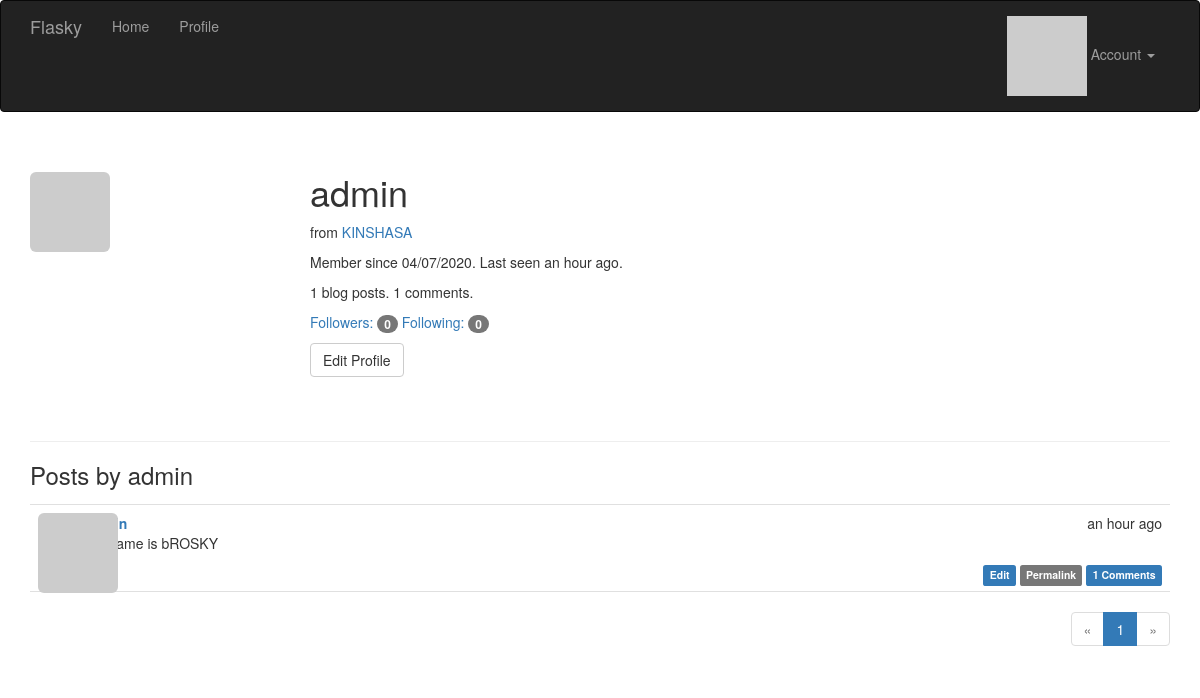
The app's page /user/admin (signed in) with its own data.
### app/models.py (models this page shows, shortened)
class User(UserMixin, db.Model):
    __tablename__ = 'users'
    id = db.Column(db.Integer, primary_key=True)
    email = db.Column(db.String(64), unique=True, index=True)
    username = db.Column(db.String(64), unique=True, index=True)
    role_id = db.Column(db.Integer, db.ForeignKey('roles.id'))
    password_hash = db.Column(db.String(128))
    confirmed = db.Column(db.Boolean, default=False)
    name = db.Column(db.String(64))
    location = db.Column(db.String(64))
    about_me = db.Column(db.Text())
    member_since = db.Column(db.DateTime(), default=datetime.utcnow)
    last_seen = db.Column(db.DateTime(), default=datetime.utcnow)
    avatar_hash = db.Column(db.String(32))
    posts = db.relationship('Post', backref='author', lazy='dynamic')
    followed = db.relationship('Follow',
                               foreign_keys=[Follow.follower_id],
                               backref=db.backref('follower', lazy='joined'),
                               lazy='dynamic',
                               cascade='all, delete-orphan')
    followers = db.relationship('Follow',
                                foreign_keys=[Follow.followed_id],
                                backref=db.backref('followed', lazy='joined'),
                                lazy='dynamic',
                                cascade='all, delete-orphan')
    comments = db.relationship('Comment', backref='author', lazy='dynamic')
    @property
    def password(self):
        raise AttributeError('password is not a readable attribute')
    def can(self, perm):
        return self.role is not None and self.role.has_permission(perm)
    def is_administrator(self):
        return self.can(Permission.ADMIN)
    def ping(self):
        self.last_seen = datetime.utcnow()
        db.session.add(self)
    def gravatar(self, size=100, default='identicon', rating='g'):
        url = 'https://secure.gravatar.com/avatar'
        hash = self.avatar_hash or self.gravatar_hash()
        return '{url}/{hash}?s={size}&d={default}&r={rating}'.format(
            url=url, hash=hash, size=size, default=default, rating=rating)

class Post(db.Model):
    __tablename__ = 'posts'
    id = db.Column(db.Integer, primary_key=True)
    body = db.Column(db.Text)
    body_html = db.Column(db.Text)
    timestamp = db.Column(db.DateTime, index=True, default=datetime.utcnow)
    author_id = db.Column(db.Integer, db.ForeignKey('users.id'))
    comments = db.relationship('Comment', backref='post', lazy='dynamic')

### app/main/views.py (the view)
@main.route('/user/<username>')
def user(username):
    user = User.query.filter_by(username=username).first_or_404()
    page = request.args.get('page', 1, type=int)
    pagination = user.posts.order_by(Post.timestamp.desc()).paginate(
        page, per_page=current_app.config['FLASKY_POSTS_PER_PAGE'],
        error_out=False)
    posts = pagination.items
    return render_template('user.html', user=user, posts=posts,
                           pagination=pagination)

### app/auth/views.py (called while the page is built)
@auth.before_app_request
def before_request():
    if current_user.is_authenticated:
        current_user.ping()
        if not current_user.confirmed \
                and request.endpoint \
                and request.blueprint != 'auth' \
                and request.endpoint != 'static':
            return redirect(url_for('auth.unconfirmed'))

### app/main/__init__.py (called while the page is built)
@main.app_context_processor
def inject_permissions():
    return dict(Permission=Permission)

### app/main/views.py (called while the page is built)
@main.after_app_request
def after_request(response):
    for query in get_debug_queries():
        if query.duration >= current_app.config['FLASKY_SLOW_DB_QUERY_TIME']:
            current_app.logger.warning(
                'Slow query: %s\nParameters: %s\nDuration: %fs\nContext: %s\n'
                % (query.statement, query.parameters, query.duration,
                   query.context))
    return response

### app/models.py (called while the page is built)
@login_manager.user_loader
def load_user(user_id):
    return User.query.get(int(user_id))

    def has_permission(self, perm):
        return self.permissions & perm == perm

### app/templates/user.html (shortened to what this page needs)
{% extends "base.html" %}
{% import "_macros.html" as macros %}
{% block page_content %}
<div class="page-header">
    <img class="img-rounded profile-thumbnail" src="{{ user.gravatar(size=256) }}">
    <div class="profile-header">
        <h1>{{ user.username }}</h1>
        {% if user.name or user.location %}
        <p>
            {% if user.location %}
                from <a href="http://maps.google.com/?q={{ user.location }}">{{ user.location }}</a><br>
            {% endif %}
        </p>
        {% endif %}
        <p>Member since {{ moment(user.member_since).format('L') }}. Last seen {{ moment(user.last_seen).fromNow() }}.</p>
        <p>{{ user.posts.count() }} blog posts. {{ user.comments.count() }} comments.</p>
        <p>
            <a href="{{ url_for('.followers', username=user.username) }}">Followers: <span class="badge">{{ user.followers.count() - 1 }}</span></a>
            <a href="{{ url_for('.followed_by', username=user.username) }}">Following: <span class="badge">{{ user.followed.count() - 1 }}</span></a>
        </p>
        <p>
            {% if user == current_user %}
            <a class="btn btn-default" href="{{ url_for('.edit_profile') }}">Edit Profile</a>
            {% endif %}
        </p>
    </div>
</div>
<h3>Posts by {{ user.username }}</h3>
{% include '_posts.html' %}
{% if pagination %}
<div class="pagination">
    {{ macros.pagination_widget(pagination, '.user', username=user.username) }}
</div>
{% endif %}
{% endblock %}

### app/templates/base.html (shortened to what this page needs)
{% extends "bootstrap/base.html" %}
{% block head %}
{{ super() }}
<link rel="stylesheet" type="text/css" href="{{ url_for('static', filename='styles.css') }}">
{% endblock %}
{% block navbar %}
<div class="navbar navbar-inverse" role="navigation">
    <div class="container">
        <div class="navbar-header">
            <a class="navbar-brand" href="{{ url_for('main.index') }}">Flasky</a>
        </div>
        <div class="navbar-collapse collapse">
            <ul class="nav navbar-nav">
                <li><a href="{{ url_for('main.index') }}">Home</a></li>
                {% if current_user.is_authenticated %}
                <li><a href="{{ url_for('main.user', username=current_user.username) }}">Profile</a></li>
                {% endif %}
            </ul>
            <ul class="nav navbar-nav navbar-right">
                {% if current_user.is_authenticated %}
                <li class="dropdown">
                    <a href="#" class="dropdown-toggle" data-toggle="dropdown">
                        <img src="{{ current_user.gravatar(size=18) }}">
                        Account <b class="caret"></b>
                    </a>
                </li>
                {% else %}
                <li><a href="{{ url_for('auth.login') }}">Log In</a></li>
                {% endif %}
            </ul>
        </div>
    </div>
</div>
{% endblock %}
{% block content %}
<div class="container">
    {% block page_content %}{% endblock %}
</div>
{% endblock %}

### app/templates/_macros.html
{% macro pagination_widget(pagination, endpoint, fragment='') %}
<ul class="pagination">
    <li{% if not pagination.has_prev %} class="disabled"{% endif %}>
        <a href="{% if pagination.has_prev %}{{ url_for(endpoint, page=pagination.prev_num, **kwargs) }}{{ fragment }}{% else %}#{% endif %}">
            &laquo;
        </a>
    </li>
    {% for p in pagination.iter_pages() %}
        {% if p %}
            {% if p == pagination.page %}
            <li class="active">
                <a href="{{ url_for(endpoint, page = p, **kwargs) }}{{ fragment }}">{{ p }}</a>
            </li>
            {% else %}
            <li>
                <a href="{{ url_for(endpoint, page = p, **kwargs) }}{{ fragment }}">{{ p }}</a>
            </li>
            {% endif %}
        {% else %}
        <li class="disabled"><a href="#">&hellip;</a></li>
        {% endif %}
    {% endfor %}
    <li{% if not pagination.has_next %} class="disabled"{% endif %}>
        <a href="{% if pagination.has_next %}{{ url_for(endpoint, page=pagination.next_num, **kwargs) }}{{ fragment }}{% else %}#{% endif %}">
            &raquo;
        </a>
    </li>
</ul>
{% endmacro %}

### app/templates/_posts.html
<ul class="posts">
    {% for post in posts %}
    <li class="post">
        <div class="post-thumbnail">
            <a href="{{ url_for('.user', username=post.author.username) }}">
                <img class="img-rounded profile-thumbnail" src="{{ post.author.gravatar(size=40) }}">
            </a>
        </div>
        <div class="post-content">
            <div class="post-date">{{ moment(post.timestamp).fromNow() }}</div>
            <div class="post-author"><a href="{{ url_for('.user', username=post.author.username) }}">{{ post.author.username }}</a></div>
            <div class="post-body">
                {% if post.body_html %}
                    {{ post.body_html | safe }}
                {% else %}
                    {{ post.body }}
                {% endif %}
            </div>
            <div class="post-footer">
                {% if current_user == post.author %}
                <a href="{{ url_for('.edit', id=post.id) }}">
                    <span class="label label-primary">Edit</span>
                </a>
                {% elif current_user.is_administrator() %}
                <a href="{{ url_for('.edit', id=post.id) }}">
                    <span class="label label-danger">Edit [Admin]</span>
                </a>
                {% endif %}
                <a href="{{ url_for('.post', id=post.id) }}">
                    <span class="label label-default">Permalink</span>
                </a>
                <a href="{{ url_for('.post', id=post.id) }}#comments">
                    <span class="label label-primary">{{ post.comments.count() }} Comments</span>
                </a>
            </div>
        </div>
    </li>
    {% endfor %}
</ul>

### app/static/styles.css (style rules this page uses)
.profile-thumbnail { position: absolute; }
.profile-header { min-height: 260px; margin-left: 280px; }
ul.posts { list-style-type: none; padding: 0px; margin: 16px 0px 0px 0px; border-top: 1px solid #e0e0e0; }
ul.posts li.post { padding: 8px; border-bottom: 1px solid #e0e0e0; }
div.post-date { float: right; }
div.post-author { font-weight: bold; }
div.post-thumbnail { position: absolute; }
div.post-content { margin-left: 48px; min-height: 48px; }
div.post-footer { text-align: right; }
div.pagination { width: 100%; text-align: right; padding: 0px; margin: 0px; }

### records on screen
User: username "admin", location "KINSHASA", member_since "04/07/2020", last_seen "an hour ago"
Post: timestamp "an hour ago", body_html "My name is bROSKY", comments.count "1"

### other values on screen
{{ user.posts.count() }} "1"
{{ user.comments.count() }} "1"
{{ user.followers.count() - 1 }} "0"
{{ user.followed.count() - 1 }} "0"
{{ p }} "1"
